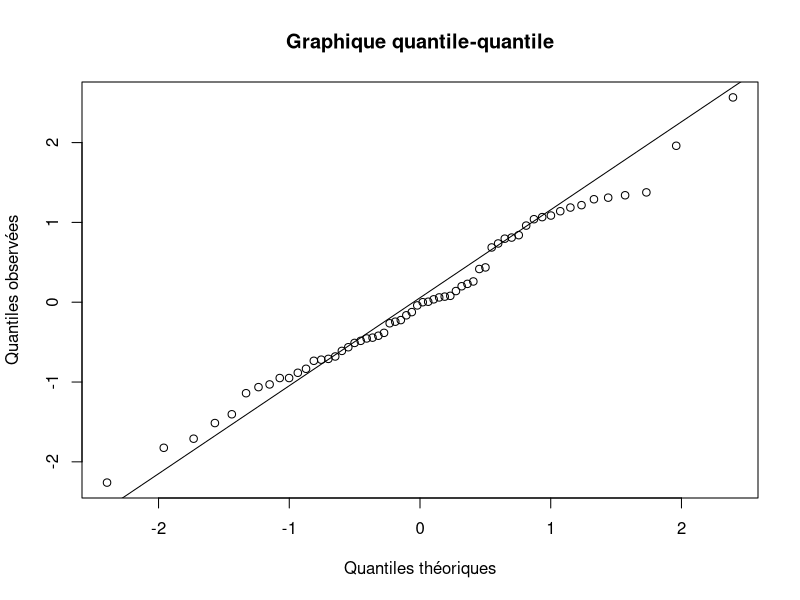
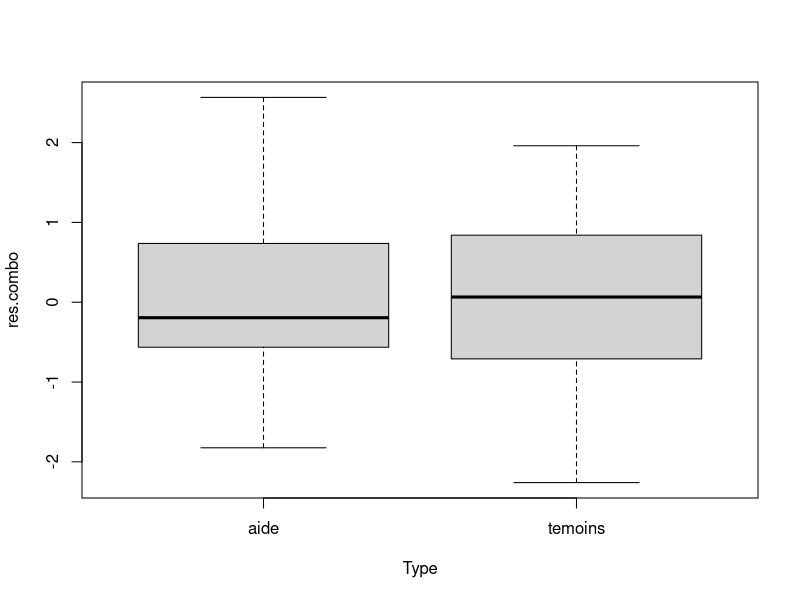
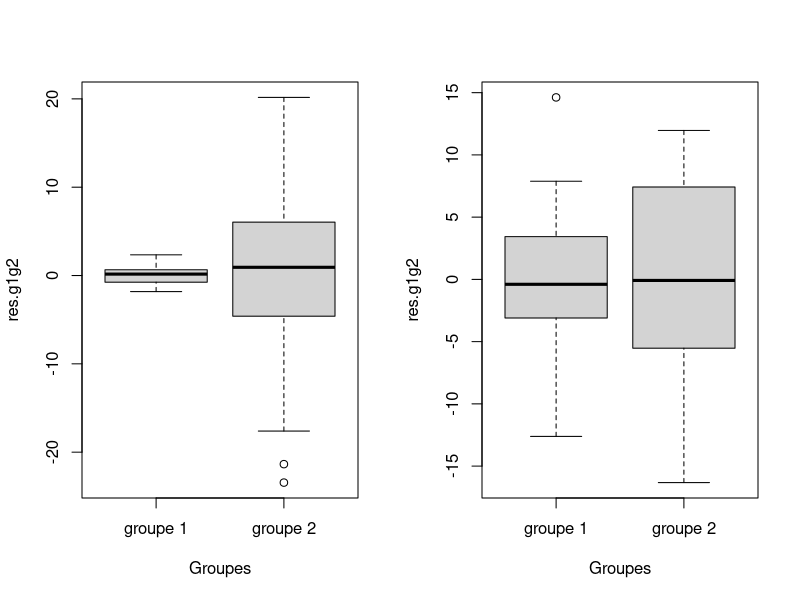
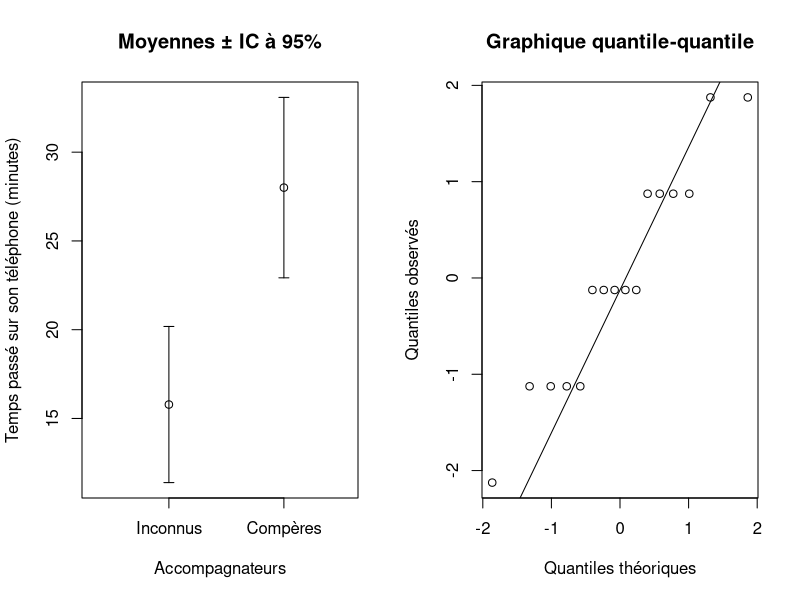
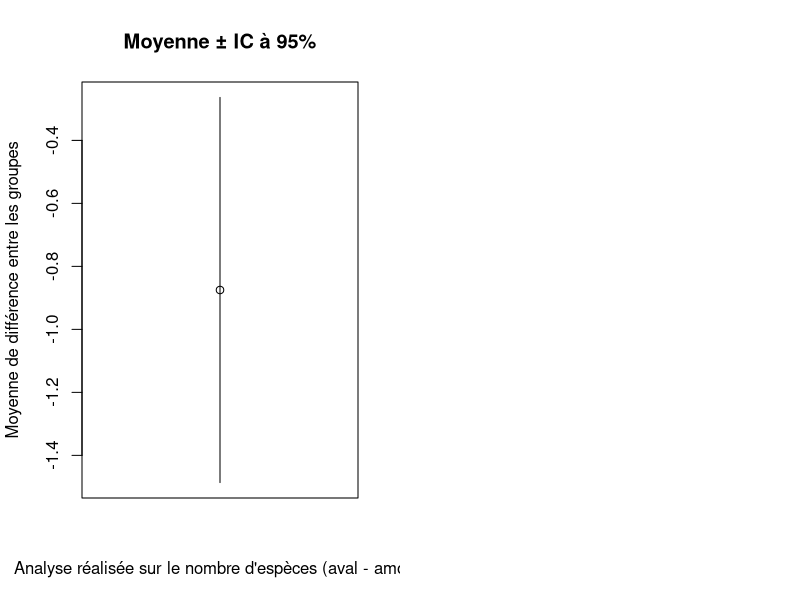
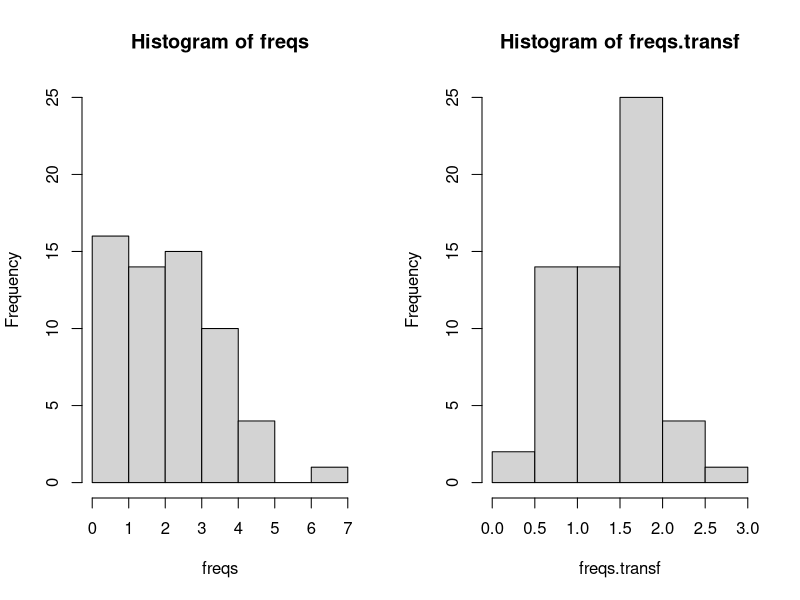
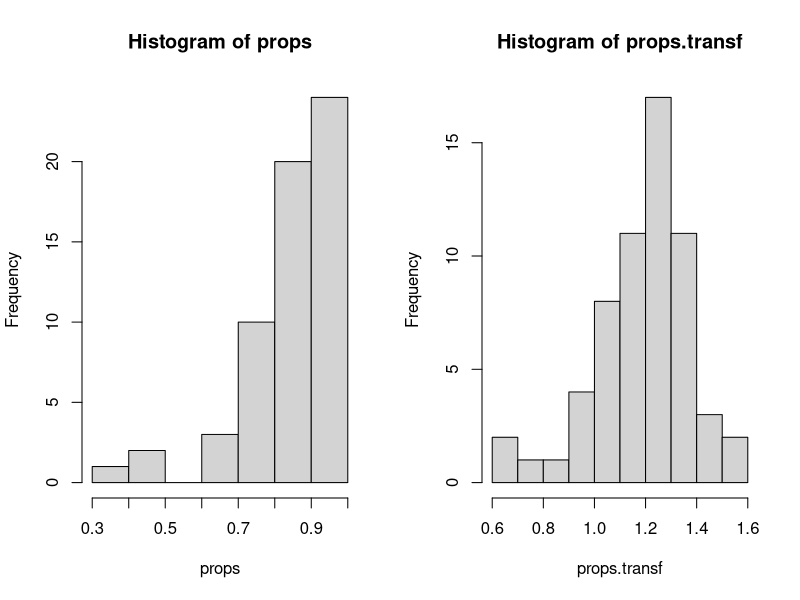

Write R code to recreate these figures, in order.
## ---- chunk 1
##test t pour deux échantillons

##générer données pour deux groupes

## NOTE ELISE: Selon le nouvel exemple Hauteur = notes des eleves, argile= aide aux devoirs, tourbe = temoins.

## J'ai juste changer les noms lorsqu'ils etaient visibles dans le pdf
y <- matrix(NA, 60, 1)
beta_int <- 20      #mean of ref group
beta_x1 <- 16.5     #difference between means
x1 <- c(rep(x = 1, times = 30),rep(x = 0, times = 30)) #set up x1 variable
set.seed(seed = 34)
for (i in 1:60) {
y[i] <- round(rnorm(n = 1, mean = (beta_int + beta_x1*x1[i]), 
              sd = 1), digits = 2)    #error component with sd=1
}
df <- data.frame(x1)
df$Note <- y
df$Type <- factor(ifelse(df$x1 == 1, "aides", "temoins"))
df <- df[, c(2, 3)]
colnames(df) <-c("Note", "Type")
#write.table(df, file = "semis.txt", col.names = TRUE, row.names = FALSE, 
#            quote = FALSE, sep = "\t")
##reorganize to display in table
df.aides <- df[df$Type == "aides", "Note"]
df.temoins <- df[df$Type == "temoins", "Note"]
df.reorg <- data.frame(Temoins = df.temoins, Aides = df.aides)

df.matrix <- matrix(data = df$Note, ncol = 6, nrow = 10)

var.aides <- var(df.aides)
var.temoins <- var(df.temoins)

n.temoins <- nrow(df.temoins)
n.aides <- nrow(df.aides)

var.pooled <- (((n.temoins - 1) * var.temoins) + ((n.aides - 1) * var.aides))/(n.temoins + n.aides - 2)

SE <- sqrt((var.pooled/n.temoins) + (var.pooled/n.aides))

t.out <- t.test(Note ~ Type, data = df, var.equal = TRUE)

## ---- chunk 2
library(knitr)
library(kableExtra)

df_notes <- as.data.frame(df.matrix)
colnames(df_notes) <- c("Aide 1", "Aide 2", "Aide 3", "Témoin 1", "Témoin 2", "Témoin 3")

# Generate the table with custom styling for merged cells
kable(df_notes, 
      col.names = NULL,
      row.names = FALSE, 
      caption = "Notes sur 40 des élèves dans les deux groupes de l'expérience.",
      "html", booktabs = TRUE, escape = FALSE, align = "c") %>% 
  add_header_above(c("Aide aux devoirs" = 3, "Témoins" = 3)) %>%
  kable_styling(full_width = T, position = "center") 

## ---- chunk 3
eleves <- read.table(file = "Module_4/data/eleves.txt", header = TRUE)

##premières observations
head(eleves)
## ---- chunk 4
##on exécute le test t pour deux groupes
t.test(Note ~ Type, data = eleves, var.equal = TRUE)
## ---- chunk 5
##on crée un sous-jeu de données pour les élèves ayant eu l'aide aux devoirs
eleves.aide <- eleves[eleves$Type == "aide", "Note"]
eleves.aide

##on crée un sous-jeu de données les élèves témoins
eleves.temoins <- eleves[eleves$Type == "temoins", "Note"]
eleves.temoins

##résidus du groupe avec aide aux devoir
res.aide <- eleves.aide - mean(eleves.aide)

##résidus du groupe témoins
res.temoins <- eleves.temoins - mean(eleves.temoins)

##on combine les résidus des deux groupes
res.combo <- c(res.aide, res.temoins)

##test formel Anderson-Darling
library(nortest)
ad.test(res.combo)

##graphique quantile-quantile
qqnorm(res.combo, ylab = "Quantiles observées",
       xlab = "Quantiles théoriques", 
       main = "Graphique quantile-quantile")
qqline(res.combo)
## ---- chunk 6
##on met les résidus dans le jeu de données
eleves$res.combo <- res.combo
##on crée le graphique
boxplot(res.combo ~ Type, data = eleves)
## ---- chunk 7
##generate one group, low variance
g1 <- rnorm(30, mean = 3, sd = 1)
g2 <- rnorm(30, mean = 0, sd = 10)
##compute residuals
g1.res <- g1 - mean(g1)
g2.res <- g2 - mean(g2)
##combine
res.g1g2 <- c(g1.res, g2.res)
par(mfrow = c(1, 2))
boxplot(res.g1g2 ~ c(rep("groupe 1", 30), rep("groupe 2", 30)),
        xlab = "Groupes")
##generate one group, low variance
g1 <- rnorm(30, mean = 3, sd = 5)
g2 <- rnorm(30, mean = 0, sd = 8)
##compute residuals
g1.res <- g1 - mean(g1)
g2.res <- g2 - mean(g2)
##combine
res.g1g2 <- c(g1.res, g2.res)
boxplot(res.g1g2 ~ c(rep("groupe 1", 30), rep("groupe 2", 30)),
        xlab = "Groupes")
## ---- chunk 8
##test t de Student
t.test(Note ~ Type, data = eleves, var.equal = TRUE)
##test t de Welch
t.test(Note ~ Type, data = eleves, var.equal = FALSE)
## ---- chunk 9
##set seed
set.seed(seed = 222)
##open
open <- rnorm(n = 15, mean = 15, sd = 8.1)
closed <- rnorm(n = 15, mean = 30, sd = 8.1)
combo.vig <- data.frame(Temps = c(open, closed), 
                        Milieu = c(rep("ferme", 15), rep("ouvert", 15)))
write.table(combo.vig, file = "Module_4/data/vigilance.txt", col.names = TRUE, 
            row.names = FALSE, quote = FALSE, sep = "\t")
vig.mat <- matrix(data = c(open, closed), nrow = 5, ncol = 6)
##print(xtable(vig.mat, caption = "Temps à rester vigilants de différents individus déplacés dans un milieu ouvert ou un milieu fermé.", label = "tab:vig"), caption.placement = "top")
## ---- chunk 10
library(knitr)
library(kableExtra)

df_temps <- as.data.frame(vig.mat)

# Generate the table with custom styling for merged cells
kable(df_temps, 
      col.names = NULL,
      row.names = FALSE, 
      caption = "Temps en minutes passé sur son téléphone portable de différents individus dînant avec des compères ou des étudiants inconnus de d'autres disciplines.",
      "html", booktabs = TRUE, escape = FALSE, align = "c") %>% 
  add_header_above(c("Inconnus" = 3, "Compères" = 3)) %>%
  kable_styling(latex_options = c("hold_position")) 
## ---- chunk 11
temps <- read.table("Module_4/data/temps.txt", header = TRUE)

##premières observations
head(temps)

##dernières observations
tail(temps)
## ---- chunk 12
##temps pour dîner avec inconnus
inconnus <- temps[temps$Accompagnateurs == "inconnus",  "Temps"]
##temps pour dîner avec compères
comperes <- temps[temps$Accompagnateurs == "comperes", "Temps"]
##test unilatéral avec x plus grand que y
t.out <- t.test(x = comperes, y= inconnus, data = temps, 
                var.equal = TRUE, alternative = "greater")
t.out
## ---- chunk 13
##moyenne des groupes
moy.inconnus <- mean(inconnus)
moy.comperes <- mean(comperes)

##SD des groupes
sd.inconnus <- sd(inconnus)
sd.comperes <- sd(comperes)

##n des groupes
n.inconnus <- length(inconnus)
n.comperes <- length(comperes)

##SE des moyennes
SE.inconnus <- sd.inconnus/sqrt(n.inconnus)
SE.comperes <- sd.comperes/sqrt(n.comperes)

##IC's à 95%
IC.inf95.inconnus <- moy.inconnus - 
  qt(p = 0.025, df = n.inconnus - 1) * SE.inconnus
IC.sup95.inconnus <- moy.inconnus + 
  qt(p = 0.025, df = n.inconnus - 1) * SE.inconnus
IC.inf95.comperes <- moy.comperes - 
  qt(p = 0.025, df = n.comperes - 1) * SE.comperes
IC.sup95.comperes <- moy.comperes + 
  qt(p = 0.025, df = n.comperes - 1) * SE.comperes

##graphique
plot(y = 0, x = 0, xlab = "Accompagnateurs",
     ylab = "Temps passé sur son téléphone (minutes)", 
     main = "Moyennes ± IC à 95%",
     ylim = range(c(IC.inf95.inconnus, IC.inf95.comperes, 
                    IC.sup95.inconnus, IC.sup95.comperes)),
     xlim = c(0, 1),
     xaxt = "n")

##ajout de l'axe des x
axis(side = 1, at = c(0.3, 0.75), labels = c("Inconnus", "Compères"))

##ajout des points
points(y = c(moy.inconnus, moy.comperes), x = c(0.3, 0.75))

# ajout des barres d'erreur
arrows(x0 = c(0.3, 0.75), x1 = c(0.3, 0.75), 
       y0 = c(IC.inf95.inconnus, IC.inf95.comperes),
       y1 = c(IC.sup95.inconnus, IC.sup95.comperes), 
       length = 0.05, code = 3, angle = 90)
## ---- chunk 14
poissons <- read.table("Module_4/data/poissons.txt", header = TRUE)
head(poissons)
tail(poissons)
## ---- chunk 15
poissons$Diff <- poissons$Aval - poissons$Amont
head(poissons) 
mean.diff <- mean(poissons$Diff)
mean.diff
SD <- sd(poissons$Diff)
SD
SE <- SD/sqrt(nrow(poissons))
SE
t.poissons <- t.test(poissons$Diff, alternative = "less")
## ---- chunk 16
##test t à un groupe sur la différence
t.test(poissons$Diff, alternative = "less")
## ---- chunk 17
##même test t, mais utilisant syntaxe de formule
##et l'argument paired = TRUE
t.test(poissons$Aval, poissons$Amont, paired = TRUE,
       alternative = "less")
## ---- chunk 18
##calcul des résidus
res.diff <- poissons$Diff - mean(poissons$Diff)
##graphique quantile-quantile
qqnorm(res.diff, ylab = "Quantiles observés", 
       xlab = "Quantiles théoriques", 
       main = "Graphique quantile-quantile")
qqline(res.diff)
## ---- chunk 19
##degrés de liberté résiduels
res.df <- nrow(poissons) - 1

##IC à 95%
inf95 <- mean.diff - qt(p = 0.025, df = res.df) * SE
sup95 <- mean.diff + qt(p = 0.025, df = res.df) * SE

##graphique
plot(x = 0.5, y = mean.diff,
     ylab = "Moyenne de différence entre les groupes",
     xlab = "Analyse réalisée sur le nombre d'espèces (aval - amont)",
     main = "Moyenne ± IC à 95%",
     ylim = range(c(inf95, sup95)),
     xaxt = "n")

##ajout d'IC à 95%
segments(x0 = 0.5, x1 = 0.5,
         y0 = inf95, y1 = sup95)
## ---- chunk 20
##transformation log sur Temps passé sur téléphone
temps$log.Temps <- log(temps$Temps)
head(temps)
## ---- chunk 21
##on crée une variable de fréquences provenant
##d'une distribution de Poisson avec
##une moyenne de 2.5
freqs <- rpois(n = 60, lambda = 2.5)
##transformation racine carrée sur des fréquences
freqs.transf <- sqrt(freqs)
## On représente les deux distributions dans une même figure
par(mfrow = c(1, 2))
## Distribution originale
hist(freqs, ylim = c(0, 25))
## Distribution transformée
hist(freqs.transf, ylim = c(0, 25))
## ---- chunk 22
##on crée une série de proportions
##à partir d'une distribution bêta
props <- rbeta(n = 60, shape1 = 5, shape2 = 1)
##transformation arcsinus sur les proportions
props.transf <- asin(sqrt(props))
## On représente les deux distributions dans une même figure
par(mfrow = c(1, 2))
## Distribution originale
hist(props)
## Distribution transformée
hist(props.transf)
## ---- chunk 23
##transformation inverse sur le Temps passé sur son téléphone
temps$inv.Temps <- 1/(temps$Temps)
head(temps)
## ---- chunk 24
##transformation au carré sur le Temps passé sur son téléphone
temps$carre.Temps <- (temps$Temps)^2
head(temps)
